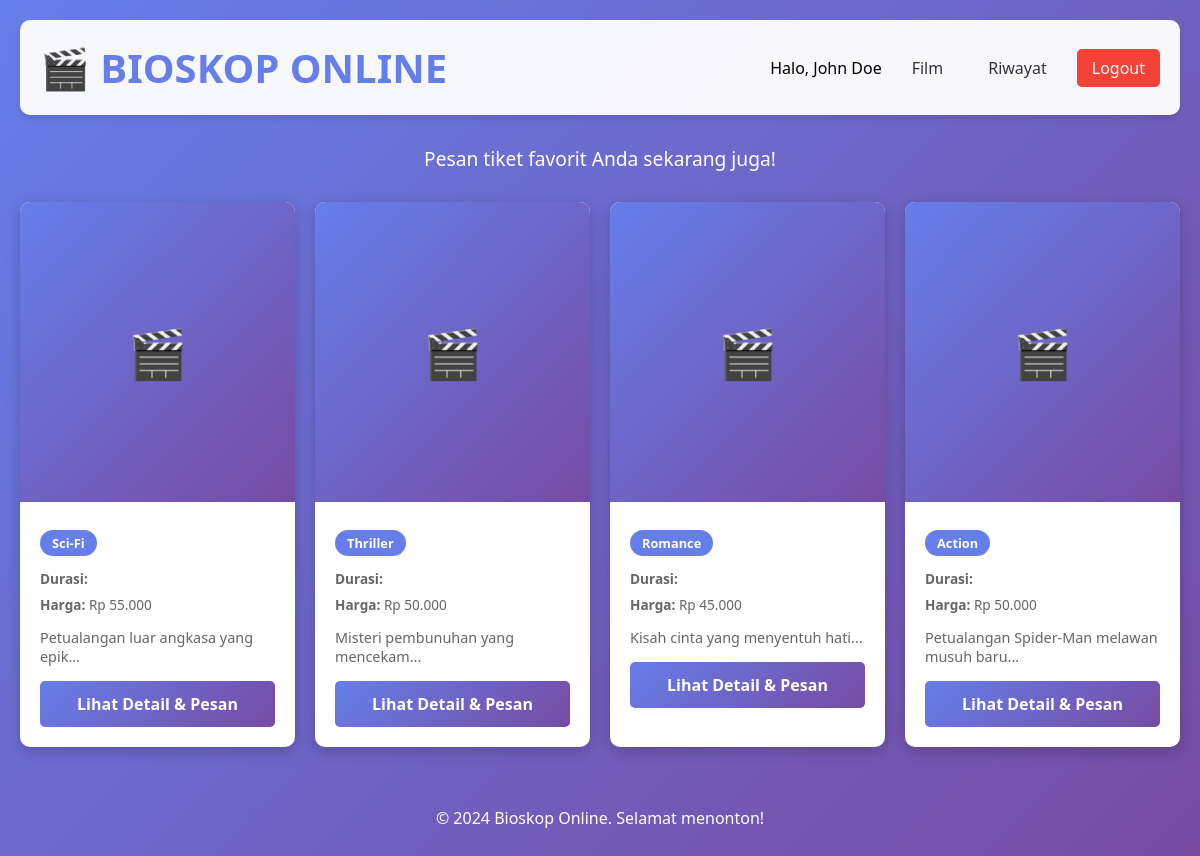
Screenshot of /user/index.php (signed in) with the database file from the repository.
### tables this page shows
CREATE TABLE film (
    id_film INT PRIMARY KEY AUTO_INCREMENT,
    poster VARCHAR(255),
    nama VARCHAR(100) NOT NULL,
    deskripsi TEXT,
    genre VARCHAR(50),
    jadwal_tayang VARCHAR(50),
    harga DECIMAL(10,2),
    durasi INT
);

### user/index.php (the view, shortened to what this page needs)
<?php
require_once '../config.php';
$stmt = $pdo->query("SELECT * FROM film ORDER BY id_film DESC");
$films = $stmt->fetchAll();
?>
<!DOCTYPE html>
<html lang="id">
<head>
</head>
<body>
    <div class="container">
        <header>
            <h1>🎬 BIOSKOP ONLINE</h1>
            <div class="user-menu">
                <span>Halo, <?= htmlspecialchars($_SESSION['nama']) ?></span>
                <a href="index.php">Film</a>
                <a href="booking_history.php">Riwayat</a>
                <a href="logout.php" class="logout-btn">Logout</a>
            </div>
        </header>
        <p class="subtitle">Pesan tiket favorit Anda sekarang juga!</p>
        <div class="movies-grid">
            <?php foreach ($films as $film): ?>
                <div class="movie-card">
                    <div class="movie-image">🎬</div>
                    <div class="movie-info">
                        <div class="rating"><?= htmlspecialchars($film['genre']) ?></div>
                        <div class="movie-details">
                            <span><strong>Durasi:</strong> <?= htmlspecialchars($film['durasi_film']) ?></span>
                            <span><strong>Harga:</strong> Rp <?= number_format($film['harga'], 0, ',', '.') ?></span>
                        </div>
                        <p style="font-size: 0.9em; color: #666; margin-bottom: 15px;">
                            <?= htmlspecialchars(substr($film['deskripsi'], 0, 100)) ?>...
                        </p>
                        <a href="detail_film.php?id=<?= $film['id_film'] ?>" class="book-btn">
                            Lihat Detail & Pesan
                        </a>
                    </div>
                </div>
            <?php endforeach; ?>
        </div>
    </div>
    <footer>
        <p>&copy; 2024 Bioskop Online. Selamat menonton!</p>
    </footer>
</body>
</html>

### user/index.php (style rules this page uses)
* { margin: 0; padding: 0; box-sizing: border-box; }
body { font-family: 'Segoe UI', Tahoma, Geneva, Verdana, sans-serif; background: linear-gradient(135deg, #667eea 0%, #764ba2 100%); min-height: 100vh; padding: 20px; }
.container { max-width: 1200px; margin: 0 auto; }
header { background: rgba(255, 255, 255, 0.95); padding: 20px; border-radius: 10px; margin-bottom: 30px; box-shadow: 0 4px 6px rgba(0, 0, 0, 0.1); display: flex; justify-content: space-between; align-items: center; }
h1 { color: #667eea; font-size: 2.5em; }
.user-menu { display: flex; gap: 15px; align-items: center; }
.user-menu a { color: #333; text-decoration: none; font-weight: 500; padding: 8px 15px; border-radius: 5px; transition: background 0.3s; }
.logout-btn { background: #f44336; color: white !important; padding: 8px 16px; border-radius: 5px; border: none; cursor: pointer; font-weight: bold; }
.subtitle { text-align: center; color: white; font-size: 1.2em; margin-bottom: 30px; }
.movies-grid { display: grid; grid-template-columns: repeat(auto-fill, minmax(250px, 1fr)); gap: 20px; margin-bottom: 30px; }
.movie-card { background: white; border-radius: 10px; overflow: hidden; box-shadow: 0 4px 15px rgba(0, 0, 0, 0.2); transition: transform 0.3s, box-shadow 0.3s; }
.movie-image { width: 100%; height: 300px; background: linear-gradient(135deg, #667eea 0%, #764ba2 100%); display: flex; align-items: center; justify-content: center; color: white; font-size: 3em; }
.movie-info { padding: 20px; }
.movie-details { font-size: 0.85em; color: #666; margin-bottom: 12px; line-height: 1.6; }
.movie-details span { display: block; margin-bottom: 4px; }
.rating { display: inline-block; background: #667eea; color: white; padding: 4px 12px; border-radius: 20px; font-size: 0.8em; font-weight: bold; margin-bottom: 12px; }
.book-btn { width: 100%; padding: 12px; background: linear-gradient(135deg, #667eea 0%, #764ba2 100%); color: white; border: none; border-radius: 5px; font-size: 1em; font-weight: bold; cursor: pointer; transition: transform 0.2s; text-decoration: none; display: block; text-align: center; }
footer { text-align: center; color: white; margin-top: 40px; padding: 20px; }

### rows the page displays
film: genre "Sci-Fi", harga "55.000", deskripsi "Petualangan luar angkasa yang epik"
film: genre "Thriller", harga "50.000", deskripsi "Misteri pembunuhan yang mencekam"
film: genre "Romance", harga "45.000", deskripsi "Kisah cinta yang menyentuh hati"
film: genre "Action", harga "50.000", deskripsi "Petualangan Spider-Man melawan musuh baru"

### other values shown
$_SESSION['nama'] "John Doe"
